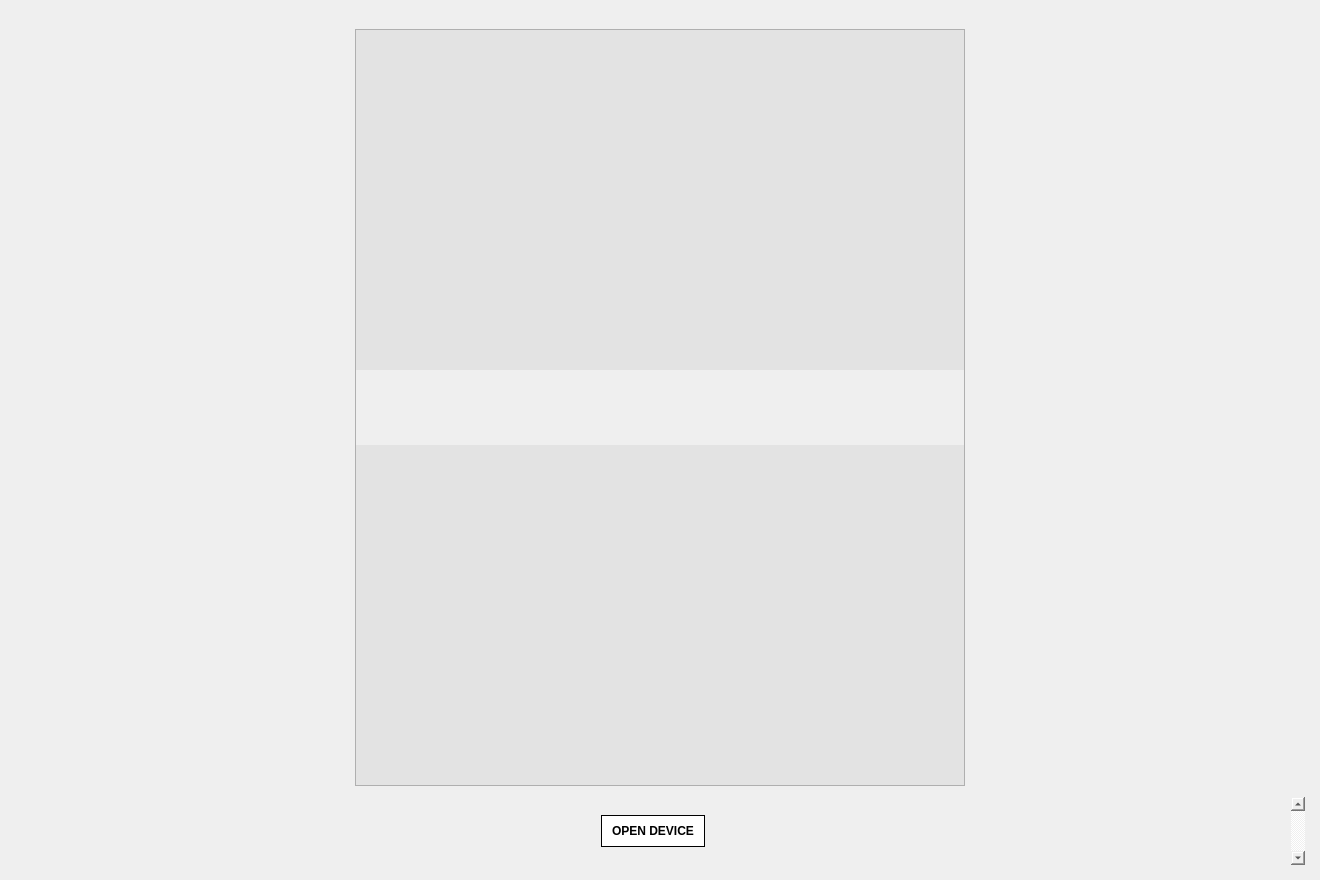
<?xml version="1.0" encoding="UTF-8"?>
<ui version="4.0">
 <class>Form</class>
 <widget class="QWidget" name="Form">
  <property name="geometry">
   <rect>
    <x>0</x>
    <y>0</y>
    <width>1320</width>
    <height>880</height>
   </rect>
  </property>
  <property name="windowTitle">
   <string>Form</string>
  </property>
  <property name="styleSheet">
   <string notr="true"/>
  </property>
  <layout class="QVBoxLayout" name="verticalLayout_2" stretch="95,5">
   <property name="spacing">
    <number>2</number>
   </property>
   <property name="leftMargin">
    <number>6</number>
   </property>
   <property name="topMargin">
    <number>20</number>
   </property>
   <property name="rightMargin">
    <number>6</number>
   </property>
   <property name="bottomMargin">
    <number>6</number>
   </property>
   <item>
    <widget class="QFrame" name="frame_properties">
     <property name="styleSheet">
      <string notr="true"/>
     </property>
     <property name="frameShape">
      <enum>QFrame::NoFrame</enum>
     </property>
     <property name="frameShadow">
      <enum>QFrame::Raised</enum>
     </property>
     <layout class="QVBoxLayout" name="verticalLayout_6">
      <item>
       <widget class="QScrollArea" name="scrollArea_properties">
        <property name="sizePolicy">
         <sizepolicy hsizetype="Preferred" vsizetype="Preferred">
          <horstretch>0</horstretch>
          <verstretch>0</verstretch>
         </sizepolicy>
        </property>
        <property name="styleSheet">
         <string notr="true">QScrollArea{
	margin-left: 340px;
	margin-right: 340px;
	background-color: rgb(227, 227, 227);
}

QScrollBar:vertical{
     background-color: white;
 }

CCommandButton{
	background-color: rgb(255, 255, 255);
	border: 2px solid black;
}

CCommandButton:hover{
	background-color: rgb(230, 230, 230);
}

CCommandButton:pressed{
	background-color: rgb(200, 200, 200);
}</string>
        </property>
        <property name="frameShadow">
         <enum>QFrame::Plain</enum>
        </property>
        <property name="lineWidth">
         <number>1</number>
        </property>
        <property name="verticalScrollBarPolicy">
         <enum>Qt::ScrollBarAsNeeded</enum>
        </property>
        <property name="horizontalScrollBarPolicy">
         <enum>Qt::ScrollBarAlwaysOff</enum>
        </property>
        <property name="sizeAdjustPolicy">
         <enum>QAbstractScrollArea::AdjustToContents</enum>
        </property>
        <property name="widgetResizable">
         <bool>true</bool>
        </property>
        <property name="alignment">
         <set>Qt::AlignCenter</set>
        </property>
        <widget class="QWidget" name="scrollingContents_properties">
         <property name="geometry">
          <rect>
           <x>0</x>
           <y>340</y>
           <width>608</width>
           <height>75</height>
          </rect>
         </property>
         <property name="sizePolicy">
          <sizepolicy hsizetype="Preferred" vsizetype="Preferred">
           <horstretch>0</horstretch>
           <verstretch>0</verstretch>
          </sizepolicy>
         </property>
         <property name="styleSheet">
          <string notr="true">QLabel{
	border: 1px solid black;
	background-color: rgb(236, 236, 236);
}

QGroupBox{
	background-color: rgb(232, 232, 232);
}</string>
         </property>
         <layout class="QVBoxLayout" name="verticalLayout_scrollingContents_properties"/>
        </widget>
       </widget>
      </item>
     </layout>
    </widget>
   </item>
   <item>
    <widget class="QFrame" name="frame_get_set">
     <property name="styleSheet">
      <string notr="true"/>
     </property>
     <property name="frameShape">
      <enum>QFrame::NoFrame</enum>
     </property>
     <property name="frameShadow">
      <enum>QFrame::Plain</enum>
     </property>
     <layout class="QHBoxLayout" name="horizontalLayout">
      <property name="spacing">
       <number>16</number>
      </property>
      <property name="leftMargin">
       <number>9</number>
      </property>
      <property name="topMargin">
       <number>0</number>
      </property>
      <property name="rightMargin">
       <number>9</number>
      </property>
      <item>
       <widget class="QScrollArea" name="scrollArea_get_set">
        <property name="sizePolicy">
         <sizepolicy hsizetype="Preferred" vsizetype="Preferred">
          <horstretch>0</horstretch>
          <verstretch>0</verstretch>
         </sizepolicy>
        </property>
        <property name="styleSheet">
         <string notr="true">background-color: transparent;</string>
        </property>
        <property name="frameShape">
         <enum>QFrame::NoFrame</enum>
        </property>
        <property name="verticalScrollBarPolicy">
         <enum>Qt::ScrollBarAlwaysOn</enum>
        </property>
        <property name="horizontalScrollBarPolicy">
         <enum>Qt::ScrollBarAlwaysOff</enum>
        </property>
        <property name="widgetResizable">
         <bool>true</bool>
        </property>
        <property name="alignment">
         <set>Qt::AlignCenter</set>
        </property>
        <widget class="QWidget" name="scrollingContents_get_set">
         <property name="geometry">
          <rect>
           <x>0</x>
           <y>0</y>
           <width>1276</width>
           <height>68</height>
          </rect>
         </property>
         <layout class="QHBoxLayout" name="horizontalLayout_2">
          <item>
           <spacer name="horizontalSpacer_get_set_1">
            <property name="orientation">
             <enum>Qt::Horizontal</enum>
            </property>
            <property name="sizeHint" stdset="0">
             <size>
              <width>40</width>
              <height>20</height>
             </size>
            </property>
           </spacer>
          </item>
          <item>
           <widget class="QPushButton" name="pushButton_set">
            <property name="sizePolicy">
             <sizepolicy hsizetype="Minimum" vsizetype="Fixed">
              <horstretch>0</horstretch>
              <verstretch>0</verstretch>
             </sizepolicy>
            </property>
            <property name="minimumSize">
             <size>
              <width>100</width>
              <height>32</height>
             </size>
            </property>
            <property name="font">
             <font>
              <weight>75</weight>
              <bold>true</bold>
             </font>
            </property>
            <property name="styleSheet">
             <string notr="true">QPushButton{
	background-color: rgb(255, 255, 255);
	border: 1px solid black;
}

QPushButton:hover{
	background-color: rgb(230, 230, 230);
}

QPushButton:pressed{
	background-color: rgb(200, 200, 200);
}</string>
            </property>
            <property name="text">
             <string>   OPEN DEVICE   </string>
            </property>
           </widget>
          </item>
          <item>
           <spacer name="horizontalSpacer_get_set_2">
            <property name="orientation">
             <enum>Qt::Horizontal</enum>
            </property>
            <property name="sizeHint" stdset="0">
             <size>
              <width>40</width>
              <height>20</height>
             </size>
            </property>
           </spacer>
          </item>
         </layout>
        </widget>
       </widget>
      </item>
     </layout>
    </widget>
   </item>
  </layout>
 </widget>
 <resources/>
 <connections/>
</ui>
